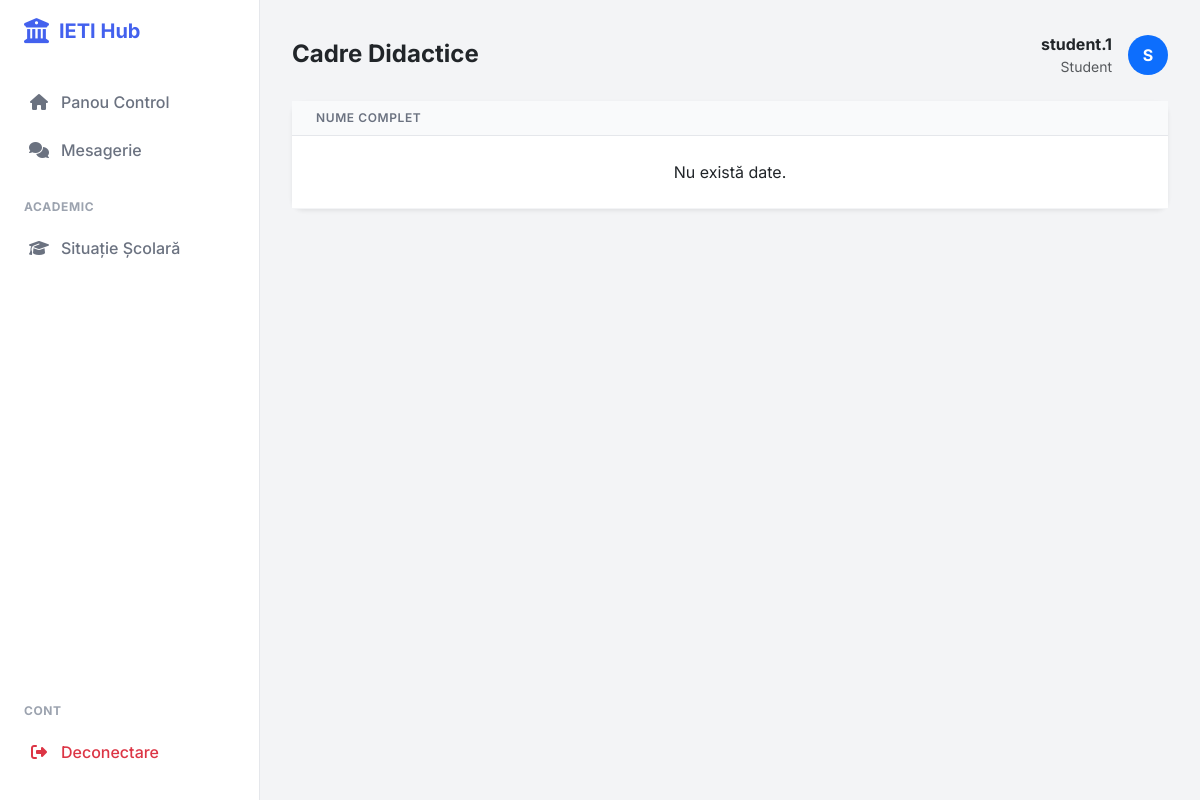
Page /lista_profesori (signed in) on the earlier database version.
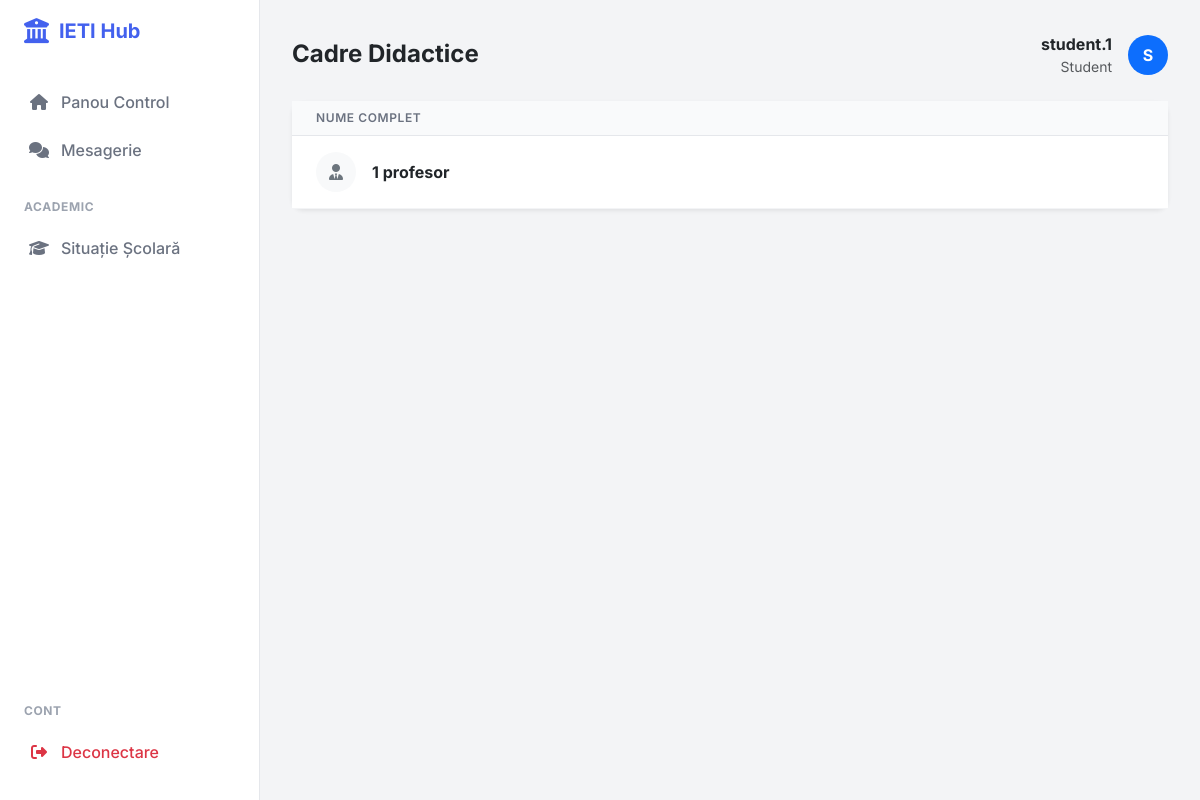
Same page on the later database version.
### app.py (models this page shows)
class Profesor(db.Model):
    id_profesor = db.Column(db.Integer, primary_key=True)
    nume = db.Column(db.String(50), nullable=False)
    prenume = db.Column(db.String(50), nullable=False)
    user_id = db.Column(db.Integer, db.ForeignKey('user.id'), nullable=True)
    def get_full_name(self): return f"{self.nume} {self.prenume}"

### app.py (the view)
@app.route('/lista_profesori')
@login_required
def lista_profesori(): return render_template('lista_profesori.html', profesori=Profesor.query.all())

### app.py (called while the page is built)
@login_manager.user_loader
def load_user(user_id):
    return User.query.get(int(user_id))

### templates/lista_profesori.html (shortened to what this page needs)
{% extends "base.html" %}
{% block page_title %}Cadre Didactice{% endblock %}
{% block content %}
<div class="card border-0 shadow-sm">
    <div class="card-body p-0">
        <div class="table-responsive">
            <table class="table table-hover align-middle mb-0">
                <thead>
                    <tr>
                        <th class="ps-4">Nume Complet</th>
                    </tr>
                </thead>
                <tbody>
                    {% for prof in profesori %}
                    <tr>
                        <td class="ps-4">
                            <div class="d-flex align-items-center">
                                <div class="bg-light rounded-circle d-flex align-items-center justify-content-center me-3" style="width: 40px; height: 40px;">
                                    <i class="fas fa-user-tie text-secondary"></i>
                                </div>
                                <span class="fw-bold">{{ prof.get_full_name() }}</span>
                            </div>
                        </td>
                    </tr>
                    {% else %}
                    <tr><td colspan="2" class="text-center p-4">Nu există date.</td></tr>
                    {% endfor %}
                </tbody>
            </table>
        </div>
    </div>
</div>
{% endblock %}

Differences in the rows shown:
added Profesor: get_full_name "1 profesor"
Other differences:
text no longer shown: "Nu există date."
